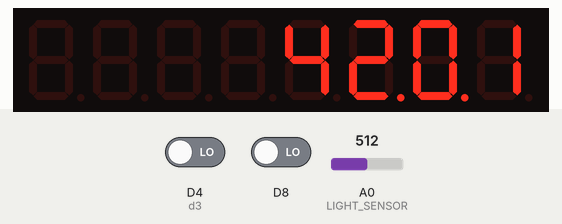
A sketch run on a simulated ESP8266 (NodeMCU). Shown: 8-digit seven-segment display. The inputs (shaded band) are chosen by the test bench; at power-on: D8 LOW, A0 (LIGHT_SENSOR) = 512, D4 (d3) LOW. WiFi joins after 1.5 s; servers stay silent unless stated; the local clock reads 2024-03-15 10:24:30 at power-on unless the sketch sets it.

Above: at 1.2 s.
1.3 s: D8 driven HIGH
At 2.65 s:
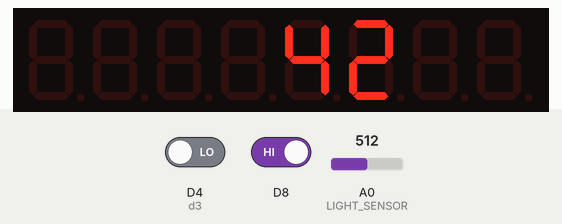

The sketch:

WiFi_Clock_rev2.ino
```cpp
#include "Button.h"
#include <ESP8266WiFi.h>
#include <time.h>
#include <sys/time.h>
#include <LedControl.h>

#define LIGHT_SENSOR  A0

#define DIN           D1
#define LOAD          D2
#define CLK           D0

#define BUTTON1       D4
#define BUTTON2       D8

#define MODE_HH_MM    0
#define MODE_MM_SS    1
#define MODE_SET_H    2
#define MODE_SET_M    3

#define INTENSITY_LOW   0
#define INTENSITY_MID   4
#define INTENSITY_HIGH  15

#define SSID "xxxxxx"
#define PASSWORD "xxxxxx"

// Ukraine/Kiev use /usr/share/zoneinfo
#define TZ_ENV "EET-2EEST,M3.5.0/3,M10.5.0/4"

Button *btn1;
Button *btn2;

byte h = 0;
byte m = 0;
byte s = 0;

LedControl *lc;

void setup() {
  pinMode(DIN, OUTPUT);
  pinMode(LOAD, OUTPUT);
  pinMode(CLK, OUTPUT);

  lc = new LedControl(DIN, CLK, LOAD, 1); // pins and 1 indicator
  lc->setScanLimit(0, 3); // 4 digits
  lc->shutdown(0, false); // turn it on
  lc->setIntensity(0, INTENSITY_HIGH); // max intensity
  lc->setDigit(0, 0, 8, false);
  lc->setDigit(0, 1, 8, false);
  lc->setDigit(0, 2, 8, false);
  lc->setDigit(0, 3, 8, false);

  Serial.begin(115200);

  WiFi.mode(WIFI_STA);
  WiFi.begin(SSID, PASSWORD);

  configTime(0, 0, "pool.ntp.org", "time.nist.gov", "time.windows.com");
  setenv("TZ", TZ_ENV, 0);


  btn1 = new Button(BUTTON1, LOW);
  btn1->auto_repeat_speed = 500;
  btn1->onClick = &btn1Clicked;
  btn2 = new Button(BUTTON2, HIGH);
  btn2->auto_repeat_speed = 500;
  btn2->onClick = &btn2Clicked;
}


static int mode = MODE_HH_MM;

/**
   top button click handler
   switches between hh:mm and mm:ss mode
   when the SET_xx mode is on increments the currently altered value
*/
void btn1Clicked(bool auto_repeated) {
  timeval tv;
  switch (mode) {
    case MODE_HH_MM:
      if (auto_repeated) return;
      mode = MODE_MM_SS;
      break;

    case MODE_MM_SS:
      if (auto_repeated) return;
      mode = MODE_HH_MM;
      break;

    case MODE_SET_H:
      gettimeofday(&tv, nullptr);
      tv.tv_sec += 60 * 60;
      settimeofday(&tv, nullptr);
      break;

    case MODE_SET_M:
      gettimeofday(&tv, nullptr);
      tv.tv_sec += 60;
      settimeofday(&tv, nullptr);
      break;
  }
}


void btn2Clicked(bool auto_repeated) {
  if (auto_repeated) return;

  switch (mode) {
    case MODE_HH_MM:
      mode = MODE_SET_H;
      break;

    case MODE_MM_SS:
      mode = MODE_HH_MM;
      break;

    case MODE_SET_H:
      mode = MODE_SET_M;
      break;

    case MODE_SET_M:
      mode = MODE_HH_MM;
      break;
  }
}


void loop() {
  static unsigned long timer = millis();
  static unsigned long lightTimer = timer;

  static int d1 = 0;
  static int d2 = 1;
  static int d3 = 2;
  static int d4 = 3;

  btn1->update();
  btn2->update();

  long unsigned now = millis();
  static int dotIsOn = false;
  static int dotCyclesCountDown = 0;
  static int blinkCyclesCountDown = 0;

  // update the display 10 times per second
  if (now - timer >= 100) {
    time_t t = time(nullptr);
    tm * lt = localtime(&t);

    // if the internal timer is changed significally for some reason catch up with it
    if (now - timer >= 5000) {
      timer = now;
    } else {
      timer += 100;
    }

    if (!dotCyclesCountDown--) {
      dotIsOn = false;
    }
    if (s != lt->tm_sec) {
      dotIsOn = true;
      dotCyclesCountDown = 4;
    }

    s = lt->tm_sec;
    m = lt->tm_min;
    h = lt->tm_hour;

    switch (mode) {
      case MODE_HH_MM:
      case MODE_SET_H:
      case MODE_SET_M:
        d4 = m % 10;
        d3 = m / 10;
        d2 = h % 10;
        d1 = h / 10;
        break;
      case MODE_MM_SS:
        d4 = s % 10;
        d3 = s / 10;
        d2 = m % 10;
        d1 = m / 10;
        break;
    }


    static int isHMon = true;
    if (!blinkCyclesCountDown--) {
      blinkCyclesCountDown = 2;
      isHMon = !isHMon;
    }


    if (mode == MODE_SET_H && !isHMon) {
      lc->setChar(0, 0, ' ', false);
      lc->setChar(0, 1, ' ', false);
      lc->setDigit(0, 2, d3, dotIsOn);
      lc->setDigit(0, 3, d4, false);
    } else if (mode == MODE_SET_M && !isHMon) {
      lc->setDigit(0, 0, d1, false);
      lc->setDigit(0, 1, d2, dotIsOn);
      lc->setChar(0, 2, ' ', dotIsOn);
      lc->setChar(0, 3, ' ', false);
    } else {
      lc->setDigit(0, 0, d1, false);
      lc->setDigit(0, 1, d2, dotIsOn);
      lc->setDigit(0, 2, d3, dotIsOn);
      lc->setDigit(0, 3, d4, false);
    }
  }

  // update the level of light every 5 sec
  if (now - lightTimer >= 5000) {
    lightTimer = now;

    int sensor = analogRead(LIGHT_SENSOR);
    int lightLevel = 2 - map(constrain(sensor, 20, 900), 20, 900, 0, 2);
    int intesity;
    switch (lightLevel) {
      case 0:
        intesity = INTENSITY_LOW;
        break;
      case 1:
        intesity = INTENSITY_MID;
        break;
      case 2:
        intesity = INTENSITY_HIGH;
        break;
    }
    lc->setIntensity(0, intesity);
  }
}
```

Button.cpp
```cpp
#include "Button.h"

Button::Button(int pin, bool pressed_state)
{
  this->pin = pin;
  this->pressed_state = pressed_state;
  pinMode(pin, INPUT);
  last_press_state = debouncing_value = is_btn_pressed();
  debounce_proof_interval_start_us = micros();
  onClick = 0;
}

void Button::update_debounce()
{
  int new_value = is_btn_pressed();
  if (new_value != debouncing_value) {
    unsigned long now_us = micros();
    if (now_us - debounce_proof_interval_start_us >= debounce_proof_interval_us) {
        debounce_proof_interval_start_us = now_us;
        debouncing_value = new_value;
    }
  }
}


bool Button::is_btn_pressed()
{
  return (digitalRead(pin) == pressed_state);
}


void Button::update()
{
  update_debounce();
  unsigned long now_ms = millis();
  bool press_state = debouncing_value;
  if (press_state) {
    if (press_state != last_press_state) { // starting the press
      press_started_at_ms = now_ms;
      is_auto_repeating = false;
      if (onClick) {
        onClick(false);
      }
    } else { // has been already pressed
      if (auto_repeat) {
        if (!is_auto_repeating) {
          if (now_ms - press_started_at_ms > auto_repeat_delay) { // 1 second before auto-repeat
            is_auto_repeating = true;
            repeat_started_at_ms = now_ms + auto_repeat_speed; // run autorepeat now
          }
        }

        if (is_auto_repeating) {
          if (now_ms - repeat_started_at_ms > auto_repeat_speed) { // .2s each auto repeat
            repeat_started_at_ms = now_ms;
            if (onClick) {
              onClick(true);
            }
          }
        }
      }
    }
  }
  last_press_state = press_state;
}
```

Button.h
```cpp
#ifndef Button_h
#define Button_h

#include "Arduino.h"

class Button {
  public:
    Button(int pin, bool pressed_state);
    void update();
    void (*onClick)(bool auto_repeated);
    bool auto_repeat = true;
    int auto_repeat_delay = 1000;
    int auto_repeat_speed = 100;
    unsigned long debounce_proof_interval_us = 100000;

  private:
    int pin;
    bool pressed_state;
    bool last_press_state;
    bool is_auto_repeating;
    bool debouncing_value;
    unsigned long debounce_proof_interval_start_us;
    unsigned long press_started_at_ms;
    unsigned long repeat_started_at_ms;
    bool is_btn_pressed();
    void update_debounce();
};

#endif
```

Measured:
- after the input at 1.3 s, the display: first changes at once (image 1 shows a later state)
